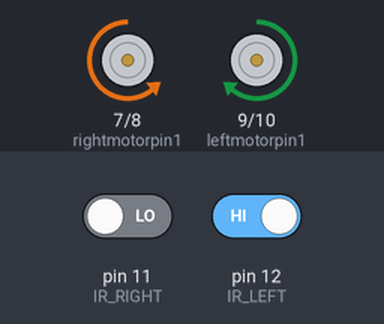
Simulated run of this sketch. Board: Arduino Uno, built with avr-gcc and run on an emulated ATmega328P. Parts: motor-driver pin pairs drawn as motors (green arrow = first pin HIGH = forward, orange = second pin HIGH = backward, longer = more drive, scaled by the enable pin). The test bench sets the inputs (shaded band); at power-on: pin 11 (IR_RIGHT) LOW, pin 12 (IR_LEFT) HIGH.

Above: at 1.2 s.
1.3 s: pin 11 (IR_RIGHT) driven HIGH
At 2.1 s:
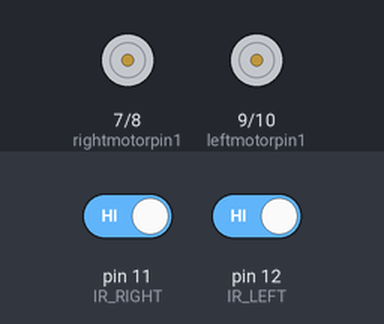
2.8 s: pin 12 (IR_LEFT) driven LOW
At 3.2 s:
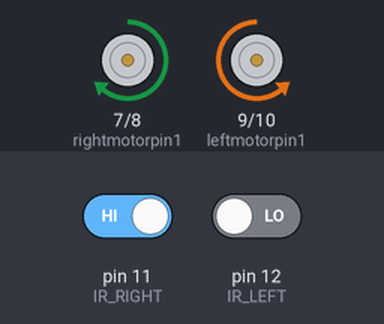
4.3 s: pin 11 (IR_RIGHT) driven LOW
At 5.5 s:
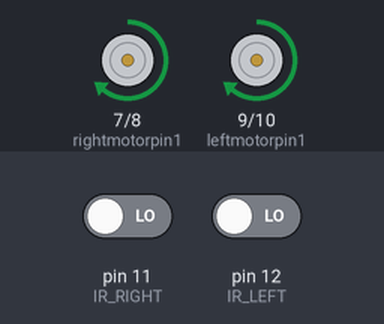
5.8 s: pin 12 (IR_LEFT) driven HIGH
At 6.7 s:
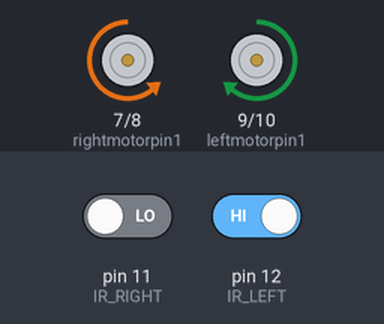
Timing chart, 0 to 8.3 s (numbered marks = the images above; inputs shaded):
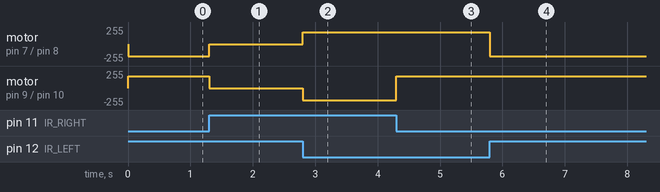

Measured:
- after the input at 1.3 s, motor on pin 7 (rightmotorpin1) / pin 8 (rightmotorpin2): backward 180/255 → stopped at once; motor on pin 9 (leftmotorpin1) / pin 10 (leftmotorpin2): forward 180/255 → stopped at once
- after the input at 2.8 s, motor on pin 7 (rightmotorpin1) / pin 8 (rightmotorpin2): stopped → forward 180/255 at once; motor on pin 9 (leftmotorpin1) / pin 10 (leftmotorpin2): stopped → backward 180/255 at once
- after the input at 4.3 s, motor on pin 9 (leftmotorpin1) / pin 10 (leftmotorpin2): backward 180/255 → forward 180/255 at once
- after the input at 5.8 s, motor on pin 7 (rightmotorpin1) / pin 8 (rightmotorpin2): forward 180/255 → backward 180/255 at once

The sketch:

Line_follower.ino
```cpp
#define IR_RIGHT 11
#define IR_LEFT 12
#define MOTOR_SPEED 180

int enablerightmotor =6;
int rightmotorpin1 =7;
int rightmotorpin2 =8;

int enableleftmotor =5;
int leftmotorpin1 =9;
int leftmotorpin2 =10;


void setup() {

  TCCR0B = TCCR0B & B11111000 | B00000010 ; //For setting the pwm frequency.

  // put your setup code here, to run once:
  pinMode(enablerightmotor, OUTPUT);
  pinMode(rightmotorpin1, OUTPUT);
  pinMode(rightmotorpin2, OUTPUT);

  pinMode(enableleftmotor, OUTPUT);
  pinMode(leftmotorpin1, OUTPUT);
  pinMode(leftmotorpin2, OUTPUT);

  pinMode(IR_RIGHT, INPUT);
  pinMode(IR_LEFT, INPUT);
  rm(0,0);
}

void loop() {
  // put your main code here, to run repeatedly:
  int IR_R = digitalRead(IR_RIGHT);
  int IR_L = digitalRead(IR_LEFT);
  if(IR_L==LOW && IR_R==LOW){
    //Bot goes forward.
    rm(MOTOR_SPEED,MOTOR_SPEED);
  }
  else if (IR_L==HIGH && IR_R==LOW){
    //Bot goes right.
    rm( MOTOR_SPEED , -MOTOR_SPEED);
  }
  else if (IR_L==LOW && IR_R==HIGH){
    //Bot goes left.
    rm( -MOTOR_SPEED, MOTOR_SPEED);
  }
  else{
    //Bot stops.
    rm(0, 0);
  }
}

//rm is a function controlling rotation of motor
void rm(int left_motor_s , int right_motor_s){

  //For rotation of left motor
  if(left_motor_s<0){
    //Reverse motion
    digitalWrite(leftmotorpin1,LOW);
    digitalWrite(leftmotorpin2,HIGH);
  }
  else if(left_motor_s>0){
    //Forward motion
    digitalWrite(leftmotorpin1,HIGH);
    digitalWrite(leftmotorpin2,LOW);
  }
  else{
    //Stop
    digitalWrite(leftmotorpin1,LOW);
    digitalWrite(leftmotorpin2, LOW);
  }

  //For rotation of right motor
  if(right_motor_s<0){
    //Reverse motion
    digitalWrite(rightmotorpin1,LOW);
    digitalWrite(rightmotorpin2,HIGH);
  }
  else if(right_motor_s>0){
    //Forward motion
    digitalWrite(rightmotorpin1,HIGH);
    digitalWrite(rightmotorpin2,LOW);
  }
  else{
    //Stop
    digitalWrite(rightmotorpin1,LOW);
    digitalWrite(rightmotorpin2, LOW);
  }
  analogWrite(enablerightmotor, abs(right_motor_s));
  analogWrite(enableleftmotor, abs(left_motor_s));
}
```
